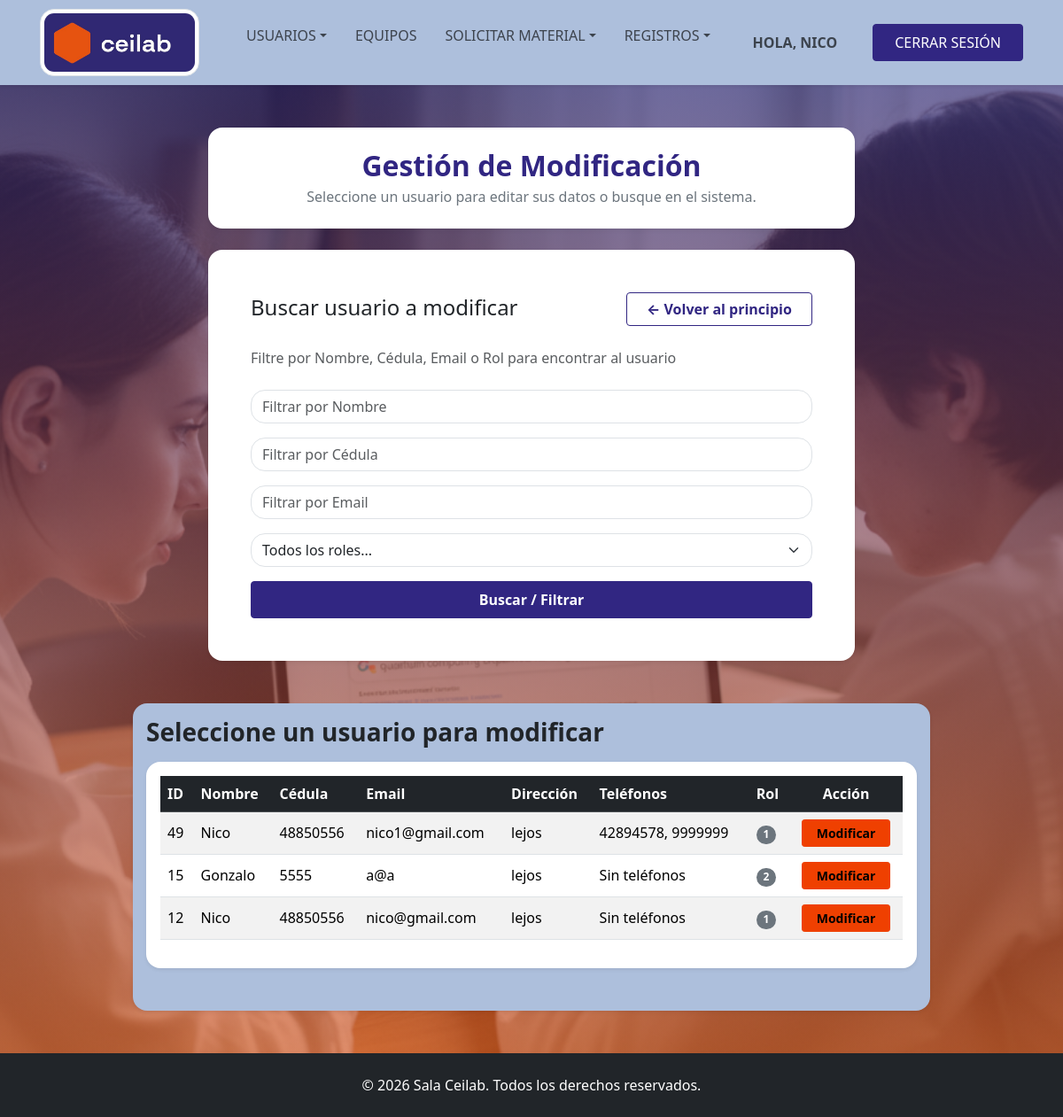
/Formularios/modUsuario.php (signed in), run on the app's committed database.
### tables this page shows
CREATE TABLE `usuario` (
  `IDUsuario` int(10) NOT NULL,
  `Nombre` varchar(30) DEFAULT NULL,
  `Contraseña` varchar(61) DEFAULT NULL,
  `Email` varchar(30) DEFAULT NULL,
  `Direccion` varchar(50) NOT NULL,
  `Faltas` int(10) DEFAULT NULL,
  `Observaciones` varchar(50) NOT NULL,
  `Fecha_creacion` date DEFAULT NULL,
  `Crador_IDUsuario` int(11) DEFAULT NULL,
  `cedula` int(8) NOT NULL
);

### Clases/ClsUsuarios.php (called while the page is built, shortened)
<?php
   class ClsUsuarios {
    public function listarUsuarios($filtroNombre = '', $filtroCedula = '', $filtroEmail = '', $filtroRol = '') {
        $objConexion = new Conexion();
        $link = $objConexion->conectar();
        $sql = "SELECT u.IDUsuario, u.nombre, u.cedula, u.email, u.direccion, u.observaciones, MIN(r.ROL) AS ROL
                FROM usuario u
                LEFT JOIN rol r ON u.IDUsuario = r.IDUsuario WHERE 1=1";
        $sql .= " GROUP BY u.IDUsuario, u.nombre, u.cedula, u.email, u.direccion, u.observaciones";
        $sql .= " ORDER BY u.IDUsuario DESC";
        return mysqli_query($link, $sql);
    }
    public function obtenerTelefonosPorUsuario($idUsuario) {
        $objConexion = new Conexion();
        $link = $objConexion->conectar();
        $idEscape = mysqli_real_escape_string($link, $idUsuario);
        $sql = "SELECT Telefono FROM Telefonos WHERE IDUsuario = '$idEscape'";
        $resultado = mysqli_query($link, $sql);
        $telefonos = [];
        if ($resultado) {
            while ($row = mysqli_fetch_assoc($resultado)) {
                $telefonos[] = $row['Telefono'];
            }
        }
        return $telefonos;
    }
    public function obtenerRolesPorUsuario($idUsuario) {
        $objConexion = new Conexion();
        $link = $objConexion->conectar();
        $idEscaped = mysqli_real_escape_string($link, $idUsuario);
        $sql = "SELECT ROL FROM rol WHERE IDUsuario = '$idEscaped'";
        $resultado = mysqli_query($link, $sql);
        $roles = [];
        if ($resultado) {
            while ($row = mysqli_fetch_assoc($resultado)) {
                $roles[] = $row['ROL'];
            }
        }
        return $roles;
    }
}
?>

### Formularios/modUsuario.php (the view, shortened to what this page needs)
<?php
require_once '../Clases/ClsUsuarios.php';
$objUsuario = new ClsUsuarios();
$usuarioData = null;
?>
<!DOCTYPE html>
<html lang="es">
    <head>
        <link href="../bootstrap_theme/bootstrap.css" rel="stylesheet" type="text/css">
        <link rel="stylesheet" href="../Estilos/blocks.css">
        <link href="../Estilos/style.css" rel="stylesheet">
    </head>
    <body class="d-flex flex-column min-vh-100 bg-light">
        <?php include '../navbar.php'; ?>
        <section class="hero-section flex-fill pb-5 pt-5">
            <div class="container pb-4">
                <div class="row">
                    <div class="col-md-9 col-xl-8 ms-auto me-auto">
                        <div class="bg-white p-4 shadow-sm rounded text-center">
                            <h3 class="fw-bold h2 mb-1 text-primary">Gestión de Modificación</h3>
                            <p class="fw-light text-secondary mb-0">Seleccione un usuario para editar sus datos o busque en el sistema.</p>
                        </div>
                    </div>
                </div>
            </div>
            <?php if (!$usuarioData): ?>
                <div class="container pb-5">
                    <div class="row">
                        <div class="col-md-9 col-xl-8 ms-auto me-auto">
                            <div class="bg-white p-4 p-lg-5 shadow-sm rounded">
                                <div class="d-flex justify-content-between align-items-center mb-4">
                                <h2 class="mb-1 text-dark h4">Buscar usuario a modificar</h2>
                                <a href="/CeiLab2026/index.php" class="btn btn-outline-primary fw-bold text-center" style="width: 100%; max-width: 210px;"> ← Volver al principio </a>
                                </div>
                                <p class="mb-4 text-muted">Filtre por Nombre, Cédula, Email o Rol para encontrar al usuario</p>
                                <form method="GET" action="">
                                    <div class="mb-3">
                                        <div class="mb-3">
                                            <input type="text" class="form-control" name="nombre" placeholder="Filtrar por Nombre" value="<?php echo htmlspecialchars($_GET['nombre'] ?? ''); ?>">
                                        </div>
                                        <div class="mb-3">
                                            <input type="number" class="form-control" name="cedula" placeholder="Filtrar por Cédula" value="<?php echo htmlspecialchars($_GET['cedula'] ?? ''); ?>">
                                        </div>
                                        <div class="mb-3">
                                            <input type="email" class="form-control" name="email" placeholder="Filtrar por Email" value="<?php echo htmlspecialchars($_GET['email'] ?? ''); ?>">
                                        </div>
                                        <div class="mb-3">
                                            <select class="form-select" name="rol">
                                                <option value="" selected>Todos los roles...</option>
                                            </select>
                                        </div>
                                    </div>
                                    <button type="submit" class="btn d-block w-100 btn-primary fw-bold pb-2 ps-3 pe-3 pt-2">Buscar / Filtrar</button>
                                </form>
                            </div>
                        </div>
                    </div>
                </div>
                <div class="container pb-5 pt-3 rounded shadow-sm col-md-10 col-xl-9" style="background-color: #adbfdc;">
                    <div class="row">
                        <div>
                            <h3 class="mb-3 text-dark fw-bold">Seleccione un usuario para modificar</h3>
                            <?php
                            $nombreFiltro = $_GET['nombre'] ?? '';
                            $cedulaFiltro = $_GET['cedula'] ?? '';
                            $emailFiltro  = $_GET['email'] ?? '';
                            $rolFiltro    = $_GET['rol'] ?? '';
                            $resultadoListado = $objUsuario->listarUsuarios($nombreFiltro, $cedulaFiltro, $emailFiltro, $rolFiltro);
                            if ($resultadoListado && mysqli_num_rows($resultadoListado) > 0) {
                            ?>
                                <div class="table-responsive bg-white p-3 shadow-sm rounded">
                                    <table class="table table-striped table-hover align-middle">
                                        <thead class="table-dark">
                                            <tr>
                                                <th>ID</th>
                                                <th>Nombre</th>
                                                <th>Cédula</th>
                                                <th>Email</th>
                                                <th>Dirección</th>
                                                <th>Teléfonos</th>
                                                <th>Rol</th>
                                                <th class="text-center">Acción</th>
                                            </tr>
                                        </thead>
                                        <tbody>
                                            <?php while ($row = mysqli_fetch_assoc($resultadoListado)) {
                                            $telefonosArr = $objUsuario->obtenerTelefonosPorUsuario($row['IDUsuario']);
                                            $textoTelefonos = !empty($telefonosArr) ? implode(', ', $telefonosArr) : 'Sin teléfonos';
                                            $rolArr = $objUsuario->obtenerRolesPorUsuario($row['IDUsuario']);
                                            $textorol = !empty($rolArr) ? implode(', ', $rolArr) : 'Sin rol asignado';
                                            ?>
                                                <tr>
                                                    <td><?php echo htmlspecialchars($row['IDUsuario']); ?></td>
                                                    <td><?php echo htmlspecialchars($row['nombre']); ?></td>
                                                    <td><?php echo htmlspecialchars($row['cedula']); ?></td>
                                                    <td><?php echo htmlspecialchars($row['email']); ?></td>
                                                    <td><?php echo htmlspecialchars($row['direccion']); ?></td>
                                                    <td><?php echo htmlspecialchars($textoTelefonos); ?></td>
                                                    <td><span class="badge bg-secondary"><?php echo htmlspecialchars($textorol); ?></span></td>
                                                    <td class="text-center">
                                                        <a href="modUsuario.php?id=<?php echo $row['IDUsuario']; ?>" class="btn btn-sm btn-warning fw-bold px-3">Modificar</a>
                                                    </td>
                                                </tr>
                                            <?php } ?>
                                        </tbody>
                                    </table>
                                </div>
                            <?php } else {
                                echo "<div class='alert alert-info text-center bg-white mb-0'>No se encontraron usuarios con los criterios especificados.</div>";
                            }
                            ?>
                        </div>
                    </div>
                </div>
            <?php endif; ?>
        </section>
        <?php include '../footer.php'; ?>
    </body>
</html>

### Estilos/style.css (style rules this page uses)
.hero-section { background-image: linear-gradient(rgba(48, 40, 115, 0.67), rgba(230, 83, 16, 0.57)), url('../assets/img/ceilab.png'); background-size: cover; background-position: center; background-repeat: no-repeat; }

### data on the page
usuario: IDUsuario "49", Nombre "Nico", cedula "48850556", Email "nico1@gmail.com", Direccion "lejos", textoTelefonos "42894578, 9999999", textorol "1"
usuario: IDUsuario "15", Nombre "Gonzalo", cedula "5555", Email "a@a", Direccion "lejos", textoTelefonos "Sin teléfonos", textorol "2"
usuario: IDUsuario "12", Nombre "Nico", cedula "48850556", Email "nico@gmail.com", Direccion "lejos", textoTelefonos "Sin teléfonos", textorol "1"

### other printed values
$_SESSION['nombre'] "NICO"
